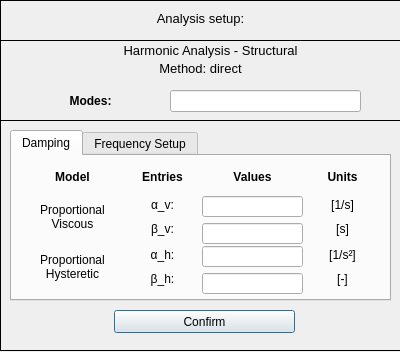
<?xml version="1.0" encoding="UTF-8"?>
<ui version="4.0">
 <class>Dialog</class>
 <widget class="QDialog" name="Dialog">
  <property name="windowModality">
   <enum>Qt::NonModal</enum>
  </property>
  <property name="geometry">
   <rect>
    <x>0</x>
    <y>0</y>
    <width>400</width>
    <height>352</height>
   </rect>
  </property>
  <property name="sizePolicy">
   <sizepolicy hsizetype="Fixed" vsizetype="Fixed">
    <horstretch>0</horstretch>
    <verstretch>0</verstretch>
   </sizepolicy>
  </property>
  <property name="contextMenuPolicy">
   <enum>Qt::DefaultContextMenu</enum>
  </property>
  <property name="windowTitle">
   <string>Analysis setup</string>
  </property>
  <property name="windowIcon">
   <iconset>
    <normaloff>../../../../../../Downloads/load - Copia.png</normaloff>../../../../../../Downloads/load - Copia.png</iconset>
  </property>
  <property name="whatsThis">
   <string/>
  </property>
  <widget class="QWidget" name="widget" native="true">
   <property name="geometry">
    <rect>
     <x>0</x>
     <y>0</y>
     <width>401</width>
     <height>351</height>
    </rect>
   </property>
   <property name="font">
    <font>
     <kerning>true</kerning>
    </font>
   </property>
   <widget class="QFrame" name="frame">
    <property name="geometry">
     <rect>
      <x>0</x>
      <y>0</y>
      <width>401</width>
      <height>41</height>
     </rect>
    </property>
    <property name="frameShape">
     <enum>QFrame::Box</enum>
    </property>
    <property name="frameShadow">
     <enum>QFrame::Plain</enum>
    </property>
    <property name="lineWidth">
     <number>1</number>
    </property>
    <widget class="QLabel" name="label">
     <property name="geometry">
      <rect>
       <x>10</x>
       <y>10</y>
       <width>381</width>
       <height>16</height>
      </rect>
     </property>
     <property name="font">
      <font>
       <pointsize>10</pointsize>
       <italic>false</italic>
      </font>
     </property>
     <property name="text">
      <string>Analysis setup:</string>
     </property>
     <property name="textFormat">
      <enum>Qt::AutoText</enum>
     </property>
     <property name="alignment">
      <set>Qt::AlignCenter</set>
     </property>
    </widget>
   </widget>
   <widget class="QFrame" name="frame_2">
    <property name="geometry">
     <rect>
      <x>0</x>
      <y>40</y>
      <width>401</width>
      <height>311</height>
     </rect>
    </property>
    <property name="frameShape">
     <enum>QFrame::Box</enum>
    </property>
    <property name="frameShadow">
     <enum>QFrame::Plain</enum>
    </property>
    <widget class="QFrame" name="frame_3">
     <property name="geometry">
      <rect>
       <x>0</x>
       <y>0</y>
       <width>401</width>
       <height>81</height>
      </rect>
     </property>
     <property name="frameShape">
      <enum>QFrame::Box</enum>
     </property>
     <property name="frameShadow">
      <enum>QFrame::Plain</enum>
     </property>
     <property name="lineWidth">
      <number>1</number>
     </property>
     <widget class="QLabel" name="label_title">
      <property name="geometry">
       <rect>
        <x>20</x>
        <y>0</y>
        <width>381</width>
        <height>21</height>
       </rect>
      </property>
      <property name="font">
       <font>
        <pointsize>10</pointsize>
        <italic>false</italic>
       </font>
      </property>
      <property name="text">
       <string>Harmonic Analysis - Structural</string>
      </property>
      <property name="textFormat">
       <enum>Qt::AutoText</enum>
      </property>
      <property name="alignment">
       <set>Qt::AlignCenter</set>
      </property>
     </widget>
     <widget class="QLabel" name="label_subtitle">
      <property name="geometry">
       <rect>
        <x>10</x>
        <y>20</y>
        <width>381</width>
        <height>16</height>
       </rect>
      </property>
      <property name="font">
       <font>
        <pointsize>10</pointsize>
        <italic>false</italic>
       </font>
      </property>
      <property name="text">
       <string>Method: direct</string>
      </property>
      <property name="textFormat">
       <enum>Qt::AutoText</enum>
      </property>
      <property name="alignment">
       <set>Qt::AlignCenter</set>
      </property>
     </widget>
     <widget class="QWidget" name="verticalLayoutWidget_19">
      <property name="geometry">
       <rect>
        <x>30</x>
        <y>50</y>
        <width>121</width>
        <height>21</height>
       </rect>
      </property>
      <layout class="QVBoxLayout" name="verticalLayout_19">
       <item>
        <widget class="QLabel" name="label_2">
         <property name="font">
          <font>
           <weight>75</weight>
           <bold>true</bold>
          </font>
         </property>
         <property name="text">
          <string>Modes:</string>
         </property>
         <property name="alignment">
          <set>Qt::AlignCenter</set>
         </property>
        </widget>
       </item>
      </layout>
     </widget>
     <widget class="QWidget" name="verticalLayoutWidget_20">
      <property name="geometry">
       <rect>
        <x>170</x>
        <y>50</y>
        <width>191</width>
        <height>22</height>
       </rect>
      </property>
      <layout class="QVBoxLayout" name="verticalLayout_20">
       <item>
        <widget class="QLineEdit" name="lineEdit_modes"/>
       </item>
      </layout>
     </widget>
    </widget>
    <widget class="QTabWidget" name="tabWidget">
     <property name="geometry">
      <rect>
       <x>10</x>
       <y>90</y>
       <width>381</width>
       <height>171</height>
      </rect>
     </property>
     <property name="currentIndex">
      <number>0</number>
     </property>
     <widget class="QWidget" name="widget">
      <attribute name="title">
       <string>Damping</string>
      </attribute>
      <widget class="QWidget" name="verticalLayoutWidget">
       <property name="geometry">
        <rect>
         <x>10</x>
         <y>10</y>
         <width>101</width>
         <height>21</height>
        </rect>
       </property>
       <layout class="QVBoxLayout" name="verticalLayout">
        <item>
         <widget class="QLabel" name="label_4">
          <property name="font">
           <font>
            <weight>75</weight>
            <bold>true</bold>
           </font>
          </property>
          <property name="text">
           <string>Model</string>
          </property>
          <property name="alignment">
           <set>Qt::AlignCenter</set>
          </property>
         </widget>
        </item>
       </layout>
      </widget>
      <widget class="QWidget" name="verticalLayoutWidget_2">
       <property name="geometry">
        <rect>
         <x>120</x>
         <y>10</y>
         <width>61</width>
         <height>21</height>
        </rect>
       </property>
       <layout class="QVBoxLayout" name="verticalLayout_2">
        <item>
         <widget class="QLabel" name="label_5">
          <property name="font">
           <font>
            <weight>75</weight>
            <bold>true</bold>
           </font>
          </property>
          <property name="text">
           <string>Entries</string>
          </property>
          <property name="alignment">
           <set>Qt::AlignCenter</set>
          </property>
         </widget>
        </item>
       </layout>
      </widget>
      <widget class="QWidget" name="verticalLayoutWidget_3">
       <property name="geometry">
        <rect>
         <x>190</x>
         <y>10</y>
         <width>101</width>
         <height>21</height>
        </rect>
       </property>
       <layout class="QVBoxLayout" name="verticalLayout_3">
        <item>
         <widget class="QLabel" name="label_6">
          <property name="font">
           <font>
            <weight>75</weight>
            <bold>true</bold>
           </font>
          </property>
          <property name="text">
           <string>Values</string>
          </property>
          <property name="alignment">
           <set>Qt::AlignCenter</set>
          </property>
         </widget>
        </item>
       </layout>
      </widget>
      <widget class="QWidget" name="verticalLayoutWidget_4">
       <property name="geometry">
        <rect>
         <x>300</x>
         <y>10</y>
         <width>61</width>
         <height>21</height>
        </rect>
       </property>
       <layout class="QVBoxLayout" name="verticalLayout_4">
        <item>
         <widget class="QLabel" name="label_7">
          <property name="font">
           <font>
            <weight>75</weight>
            <bold>true</bold>
           </font>
          </property>
          <property name="text">
           <string>Units</string>
          </property>
          <property name="alignment">
           <set>Qt::AlignCenter</set>
          </property>
         </widget>
        </item>
       </layout>
      </widget>
      <widget class="QWidget" name="verticalLayoutWidget_5">
       <property name="geometry">
        <rect>
         <x>10</x>
         <y>40</y>
         <width>101</width>
         <height>41</height>
        </rect>
       </property>
       <layout class="QVBoxLayout" name="verticalLayout_5">
        <item>
         <widget class="QLabel" name="label_8">
          <property name="font">
           <font>
            <weight>50</weight>
            <bold>false</bold>
           </font>
          </property>
          <property name="text">
           <string>Proportional
Viscous</string>
          </property>
          <property name="alignment">
           <set>Qt::AlignCenter</set>
          </property>
         </widget>
        </item>
       </layout>
      </widget>
      <widget class="QWidget" name="verticalLayoutWidget_6">
       <property name="geometry">
        <rect>
         <x>10</x>
         <y>90</y>
         <width>101</width>
         <height>41</height>
        </rect>
       </property>
       <layout class="QVBoxLayout" name="verticalLayout_6">
        <item>
         <widget class="QLabel" name="label_9">
          <property name="font">
           <font>
            <weight>50</weight>
            <bold>false</bold>
           </font>
          </property>
          <property name="text">
           <string>Proportional
Hysteretic</string>
          </property>
          <property name="alignment">
           <set>Qt::AlignCenter</set>
          </property>
         </widget>
        </item>
       </layout>
      </widget>
      <widget class="QWidget" name="verticalLayoutWidget_7">
       <property name="geometry">
        <rect>
         <x>120</x>
         <y>40</y>
         <width>61</width>
         <height>41</height>
        </rect>
       </property>
       <layout class="QVBoxLayout" name="verticalLayout_7">
        <item>
         <widget class="QLabel" name="label_10">
          <property name="font">
           <font>
            <weight>50</weight>
            <bold>false</bold>
           </font>
          </property>
          <property name="text">
           <string>α_v:</string>
          </property>
          <property name="alignment">
           <set>Qt::AlignCenter</set>
          </property>
         </widget>
        </item>
        <item>
         <widget class="QLabel" name="label_11">
          <property name="font">
           <font>
            <weight>50</weight>
            <bold>false</bold>
           </font>
          </property>
          <property name="text">
           <string>β_v:</string>
          </property>
          <property name="alignment">
           <set>Qt::AlignCenter</set>
          </property>
         </widget>
        </item>
       </layout>
      </widget>
      <widget class="QWidget" name="verticalLayoutWidget_8">
       <property name="geometry">
        <rect>
         <x>120</x>
         <y>90</y>
         <width>61</width>
         <height>41</height>
        </rect>
       </property>
       <layout class="QVBoxLayout" name="verticalLayout_8">
        <item>
         <widget class="QLabel" name="label_13">
          <property name="text">
           <string>α_h:</string>
          </property>
          <property name="alignment">
           <set>Qt::AlignCenter</set>
          </property>
         </widget>
        </item>
        <item>
         <widget class="QLabel" name="label_12">
          <property name="text">
           <string>β_h:</string>
          </property>
          <property name="alignment">
           <set>Qt::AlignCenter</set>
          </property>
         </widget>
        </item>
       </layout>
      </widget>
      <widget class="QWidget" name="verticalLayoutWidget_9">
       <property name="geometry">
        <rect>
         <x>190</x>
         <y>40</y>
         <width>101</width>
         <height>48</height>
        </rect>
       </property>
       <layout class="QVBoxLayout" name="verticalLayout_9">
        <item>
         <widget class="QLineEdit" name="lineEdit_av"/>
        </item>
        <item>
         <widget class="QLineEdit" name="lineEdit_bv"/>
        </item>
       </layout>
      </widget>
      <widget class="QWidget" name="verticalLayoutWidget_10">
       <property name="geometry">
        <rect>
         <x>300</x>
         <y>40</y>
         <width>61</width>
         <height>41</height>
        </rect>
       </property>
       <layout class="QVBoxLayout" name="verticalLayout_10">
        <item>
         <widget class="QLabel" name="label_15">
          <property name="text">
           <string>[1/s]</string>
          </property>
          <property name="alignment">
           <set>Qt::AlignCenter</set>
          </property>
         </widget>
        </item>
        <item>
         <widget class="QLabel" name="label_14">
          <property name="text">
           <string>[s]</string>
          </property>
          <property name="alignment">
           <set>Qt::AlignCenter</set>
          </property>
         </widget>
        </item>
       </layout>
      </widget>
      <widget class="QWidget" name="verticalLayoutWidget_11">
       <property name="geometry">
        <rect>
         <x>300</x>
         <y>90</y>
         <width>61</width>
         <height>41</height>
        </rect>
       </property>
       <layout class="QVBoxLayout" name="verticalLayout_11">
        <item>
         <widget class="QLabel" name="label_16">
          <property name="text">
           <string>[1/s²]</string>
          </property>
          <property name="alignment">
           <set>Qt::AlignCenter</set>
          </property>
         </widget>
        </item>
        <item>
         <widget class="QLabel" name="label_17">
          <property name="text">
           <string>[-]</string>
          </property>
          <property name="alignment">
           <set>Qt::AlignCenter</set>
          </property>
         </widget>
        </item>
       </layout>
      </widget>
      <widget class="QWidget" name="verticalLayoutWidget_12">
       <property name="geometry">
        <rect>
         <x>190</x>
         <y>90</y>
         <width>101</width>
         <height>48</height>
        </rect>
       </property>
       <layout class="QVBoxLayout" name="verticalLayout_12">
        <item>
         <widget class="QLineEdit" name="lineEdit_ah"/>
        </item>
        <item>
         <widget class="QLineEdit" name="lineEdit_bh"/>
        </item>
       </layout>
      </widget>
     </widget>
     <widget class="QWidget" name="tab_2">
      <attribute name="title">
       <string>Frequency Setup</string>
      </attribute>
      <widget class="QWidget" name="verticalLayoutWidget_13">
       <property name="geometry">
        <rect>
         <x>120</x>
         <y>10</y>
         <width>171</width>
         <height>21</height>
        </rect>
       </property>
       <layout class="QVBoxLayout" name="verticalLayout_13">
        <item>
         <widget class="QLabel" name="label_18">
          <property name="font">
           <font>
            <weight>75</weight>
            <bold>true</bold>
           </font>
          </property>
          <property name="text">
           <string>Values</string>
          </property>
          <property name="alignment">
           <set>Qt::AlignCenter</set>
          </property>
         </widget>
        </item>
       </layout>
      </widget>
      <widget class="QWidget" name="verticalLayoutWidget_14">
       <property name="geometry">
        <rect>
         <x>300</x>
         <y>10</y>
         <width>61</width>
         <height>21</height>
        </rect>
       </property>
       <layout class="QVBoxLayout" name="verticalLayout_14">
        <item>
         <widget class="QLabel" name="label_19">
          <property name="font">
           <font>
            <weight>75</weight>
            <bold>true</bold>
           </font>
          </property>
          <property name="text">
           <string>Units</string>
          </property>
          <property name="alignment">
           <set>Qt::AlignCenter</set>
          </property>
         </widget>
        </item>
       </layout>
      </widget>
      <widget class="QWidget" name="verticalLayoutWidget_15">
       <property name="geometry">
        <rect>
         <x>10</x>
         <y>10</y>
         <width>101</width>
         <height>21</height>
        </rect>
       </property>
       <layout class="QVBoxLayout" name="verticalLayout_15">
        <item>
         <widget class="QLabel" name="label_20">
          <property name="font">
           <font>
            <weight>75</weight>
            <bold>true</bold>
           </font>
          </property>
          <property name="text">
           <string>Entries</string>
          </property>
          <property name="alignment">
           <set>Qt::AlignCenter</set>
          </property>
         </widget>
        </item>
       </layout>
      </widget>
      <widget class="QWidget" name="verticalLayoutWidget_16">
       <property name="geometry">
        <rect>
         <x>10</x>
         <y>40</y>
         <width>101</width>
         <height>91</height>
        </rect>
       </property>
       <layout class="QVBoxLayout" name="verticalLayout_16">
        <item>
         <widget class="QLabel" name="label_22">
          <property name="text">
           <string>Freq min:</string>
          </property>
          <property name="alignment">
           <set>Qt::AlignCenter</set>
          </property>
         </widget>
        </item>
        <item>
         <widget class="QLabel" name="label_23">
          <property name="text">
           <string>Freq max:</string>
          </property>
          <property name="alignment">
           <set>Qt::AlignCenter</set>
          </property>
         </widget>
        </item>
        <item>
         <widget class="QLabel" name="label_21">
          <property name="text">
           <string>df:</string>
          </property>
          <property name="alignment">
           <set>Qt::AlignCenter</set>
          </property>
         </widget>
        </item>
       </layout>
      </widget>
      <widget class="QWidget" name="verticalLayoutWidget_17">
       <property name="geometry">
        <rect>
         <x>120</x>
         <y>40</y>
         <width>171</width>
         <height>91</height>
        </rect>
       </property>
       <layout class="QVBoxLayout" name="verticalLayout_17">
        <item>
         <widget class="QLineEdit" name="lineEdit_min"/>
        </item>
        <item>
         <widget class="QLineEdit" name="lineEdit_max"/>
        </item>
        <item>
         <widget class="QLineEdit" name="lineEdit_step"/>
        </item>
       </layout>
      </widget>
      <widget class="QWidget" name="verticalLayoutWidget_18">
       <property name="geometry">
        <rect>
         <x>300</x>
         <y>40</y>
         <width>61</width>
         <height>91</height>
        </rect>
       </property>
       <layout class="QVBoxLayout" name="verticalLayout_18">
        <item>
         <widget class="QLabel" name="label_24">
          <property name="text">
           <string>[Hz]</string>
          </property>
          <property name="alignment">
           <set>Qt::AlignCenter</set>
          </property>
         </widget>
        </item>
        <item>
         <widget class="QLabel" name="label_25">
          <property name="text">
           <string>[Hz]</string>
          </property>
          <property name="alignment">
           <set>Qt::AlignCenter</set>
          </property>
         </widget>
        </item>
        <item>
         <widget class="QLabel" name="label_26">
          <property name="text">
           <string>[Hz]</string>
          </property>
          <property name="alignment">
           <set>Qt::AlignCenter</set>
          </property>
         </widget>
        </item>
       </layout>
      </widget>
     </widget>
    </widget>
    <widget class="QPushButton" name="pushButton_confirm">
     <property name="geometry">
      <rect>
       <x>114</x>
       <y>270</y>
       <width>181</width>
       <height>23</height>
      </rect>
     </property>
     <property name="text">
      <string>Confirm</string>
     </property>
    </widget>
   </widget>
  </widget>
 </widget>
 <resources/>
 <connections/>
</ui>
